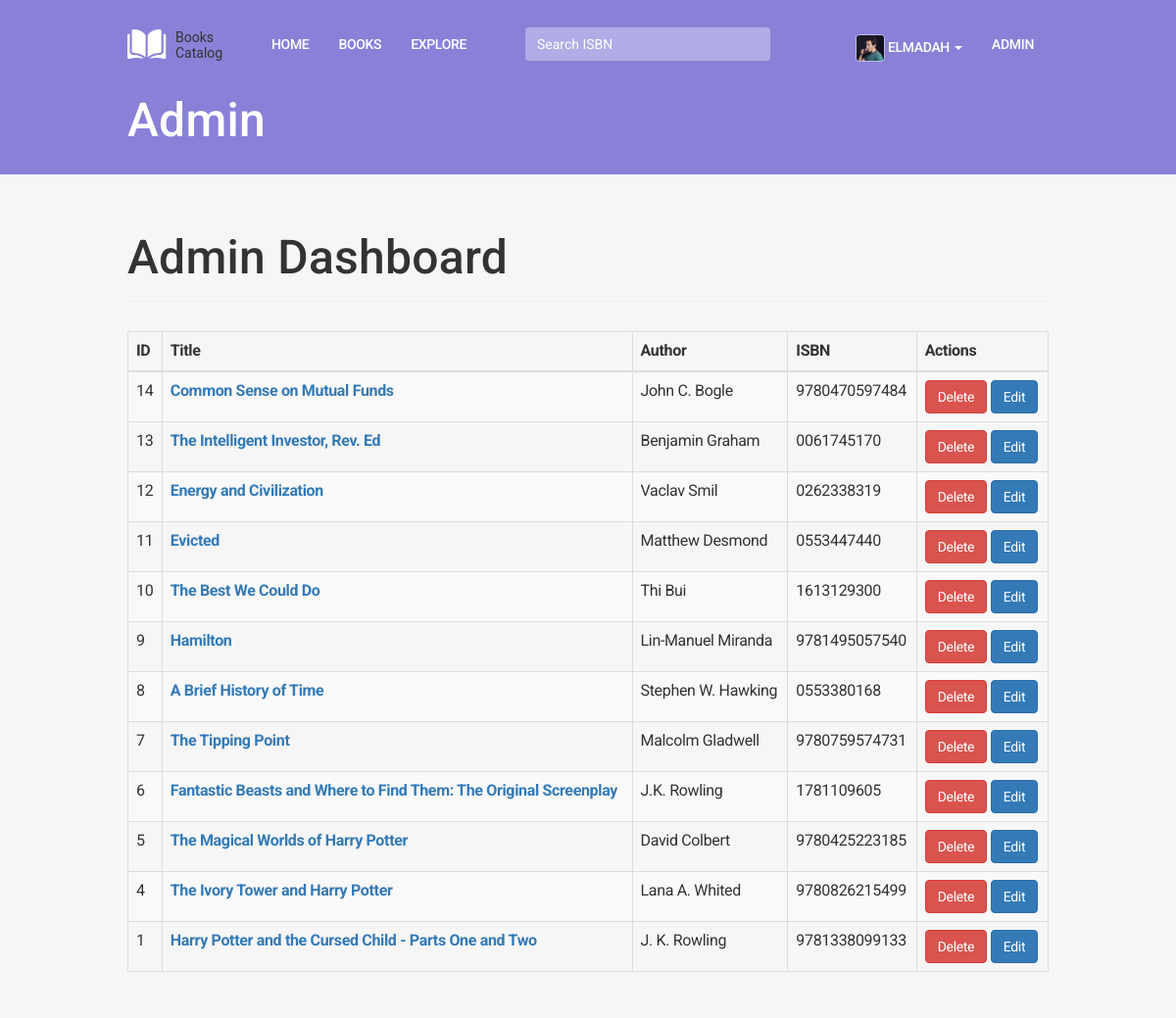
The page /admin (signed in) on the database its author committed.
### app/models.py (models this page shows, shortened)
class User(UserMixin, db.Model):
    __tablename__ = 'users'
    id = db.Column(db.Integer, primary_key=True)
    email = db.Column(db.String(64), unique=True, index=True)
    username = db.Column(db.String(64), unique=True, index=True)
    role_id = db.Column(db.Integer, db.ForeignKey('roles.id'))
    password_hash = db.Column(db.String(128))
    name = db.Column(db.String(64))
    about = db.Column(db.Text())
    profile_image = db.Column(db.String(200), default="user.svg", nullable=True)
    member_since = db.Column(db.DateTime(), default=datetime.utcnow)
    books = db.relationship('UserBooks',
                             backref='user',
                             foreign_keys=[UserBooks.user_id],
                             lazy='dynamic')
    @property
    def password(self):
        raise AttributeError('Password is not a readable')
    def can(self, permissions):
        return self.role is not None and \
            (self.role.permissions & permissions) == permissions
    def is_administrator(self):
        return self.can(Permission.ADMINISTER)

class Book(db.Model):
    __tablename__ = 'books'
    id = db.Column(db.Integer, primary_key=True)
    isbn = db.Column(db.String(13))
    title = db.Column(db.String(64))
    subtitle = db.Column(db.String(200))
    author = db.Column(db.String(64))
    publisher = db.Column(db.String(160))
    publishedDate = db.Column(db.String(64))
    description = db.Column(db.Text())
    pageCount =db.Column(db.INTEGER())
    categories = db.Column(db.String(64))
    thumbnail = db.Column(db.String(200), default=None, nullable=True)
    averageRating = db.Column(db.INTEGER)
    timestamp = db.Column(db.DateTime, default=datetime.utcnow)
    users = db.relationship('UserBooks', backref='book', lazy='dynamic')

### app/main/views.py (the view)
@main.route('/admin', methods=['GET', 'POST'])
@admin_required
def admin():
    user = User.query.order_by(User.member_since.desc()).all()
    books = Book.query.order_by(Book.timestamp.desc()).all()
    return render_template('admin/admin.html', user=user, books=books)

### app/models.py (called while the page is built)
@login_manager.user_loader
def load_user(user_id):
    return User.query.get(int(user_id))

### app/templates/admin/admin.html (shortened to what this page needs)
{% extends "base.html" %}
{% import "bootstrap/wtf.html" as wtf %}
{% block body_attribs %} class="page-book-edit"{% endblock body_attribs %}
{% block page_title %}<h1>Admin</h1>{% endblock page_title %}
{% block page_content %}
<div class="page-header">
    <h1>Admin Dashboard</h1>
</div>
<div class="admin-table">
    <table class="table table-bordered table-striped"style="margin-top: 30px;">
        <thead>
            <th>ID</th>
            <th>Title</th>
            <th>Author</th>
            <th>ISBN</th>
            <th>Actions</th>
        </thead>
        <tbody>
        {% for book in books %}
            <tr>
                <td>{{ book.id }}</td>
                <td><b><a href="{{ url_for('main.book', id=book.id) }}">{{ book.title }}</a></b></td>
                <td>{{ book.author}}</td>
                <td>{{ book.isbn }}</td>
                <td><a href="{{ url_for('main.book_delete', id=book.id)}}" class="btn btn-danger">Delete</a>  <a href="{{ url_for('main.books_edit', id=book.id)}}" class="btn btn-primary">Edit</a></td>
            </tr>
        {% endfor %}
        </tbody>
    </table>
</div>
{% endblock %}

### app/templates/base.html (shortened to what this page needs)
{% extends "bootstrap/base.html" %}
{% block head %}
{{ super() }}
<link rel="stylesheet" type="text/css" href="{{ url_for('static', filename='css/style.css') }}">
<link rel="stylesheet" type="text/css" href="{{ url_for('static', filename='css/jquery.raty.css') }}">
{% endblock %}
{% block navbar %}
<div class="navbar navbar-default" role="navigation">
    <div class="container">
        <div class="navbar-header">
            <a class="navbar-brand" href="{{ url_for('main.index') }}"><img src="/static/images/logo.svg" /></a>
        </div>
        <div class="navbar-collapse collapse">
            <ul class="nav navbar-nav">
                <li><a href="{{ url_for('main.index') }}">Home</a></li>
                <li><a href="{{ url_for('main.books') }}">Books</a></li>
                <li><a href="{{ url_for('main.explore') }}">Explore</a></li>
            </ul>
            <form class="navbar-form navbar-left" role="search" action="{{ url_for('main.books_search') }}" method=post>
              <div class="form-group">
                <input class="form-control" id="isbn" name="isbn" type="text" placeholder="Search ISBN" required="true">
              </div>
              <button type="submit" id="submit" name="submit" class=""><img src="/static/images/search.svg" /></button>
            </form>
            <ul class="nav navbar-nav navbar-right">
                {% if current_user.is_authenticated %}
                <li class="dropdown">
                    <a href="#" class="dropdown-toggle" data-toggle="dropdown">
                        <img class="img-rounded" src="/static/img/{{ current_user.profile_image}}" width="30px" />
                        {{ current_user.username }} <b class="caret"></b>
                    </a>
                        {% else %}
                        <li><a href="{{ url_for('user.login') }}">Log In</a></li>
                        {% endif %}
                </li>
                {% if current_user.is_administrator() %}
                <li><a href="/admin">Admin</a></li>
                {% endif %}
            </ul>
        </div>
        {% block page_title %}{% endblock page_title %}
    </div>
</div>
{% endblock %}
{% block content %}
<div class="container">
    {% block page_content %}{% endblock %}
</div>
{% endblock %}

### app/static/css/style.css (style rules this page uses)
body { -moz-font-feature-settings: 'kern'; -webkit-font-smoothing: antialiased; -moz-osx-font-smoothing: grayscale; font-family: 'Roboto', sans-serif; font-size: 16px; line-height: 1.52947; font-weight: 400; letter-spacing: -0.021em; background-color: #F6F6F6; color: #333333; font-style: normal; padding-bottom: 100px; }
h1 { font-size: 48px; line-height: 1.04167; font-weight: 500; letter-spacing: 0.006em; }
.container { max-width: 970px; }
.navbar { padding-top: 20px; border: 0; border-radius: 0; }
ul.nav.navbar-nav li a { font-size: 14px; color: #FFFFFF; text-transform: uppercase; font-weight: 500; }
.navbar h1 { margin-bottom: 30px; color: #fff; }
a.navbar-brand { padding: 10px 15px; margin-right: 20px; }
.navbar-nav li.dropdown img { border: 1px solid #ffffff75; }
.navbar input#isbn { background: rgba(255,255,255,0.34); border-radius: 4px; box-shadow: 0 0 0; border: 0; width: 250px; margin-left: 30px; }
.navbar #submit { border: 0; background: transparent; }
.img-rounded { border-radius: 4px; }
body.page-book-edit .navbar { background: #8981D8; }

### rows shown on the page
User: profile_image (picture), username "ELMADAH"
Book: id "14", title "Common Sense on Mutual Funds", author "John C. Bogle", isbn "9780470597484"
Book: id "13", title "The Intelligent Investor, Rev. Ed", author "Benjamin Graham", isbn "0061745170"
Book: id "12", title "Energy and Civilization", author "Vaclav Smil", isbn "0262338319"
Book: id "11", title "Evicted", author "Matthew Desmond", isbn "0553447440"
Book: id "10", title "The Best We Could Do", author "Thi Bui", isbn "1613129300"
Book: id "9", title "Hamilton", author "Lin-Manuel Miranda", isbn "9781495057540"
Book: id "8", title "A Brief History of Time", author "Stephen W. Hawking", isbn "0553380168"
Book: id "7", title "The Tipping Point", author "Malcolm Gladwell", isbn "9780759574731"
Book: id "6", title "Fantastic Beasts and Where to Find Them: The Original Screenplay", author "J.K. Rowling", isbn "1781109605"
Book: id "5", title "The Magical Worlds of Harry Potter", author "David Colbert", isbn "9780425223185"
Book: id "4", title "The Ivory Tower and Harry Potter", author "Lana A. Whited", isbn "9780826215499"
Book: id "1", title "Harry Potter and the Cursed Child - Parts One and Two", author "J. K. Rowling", isbn "9781338099133"
